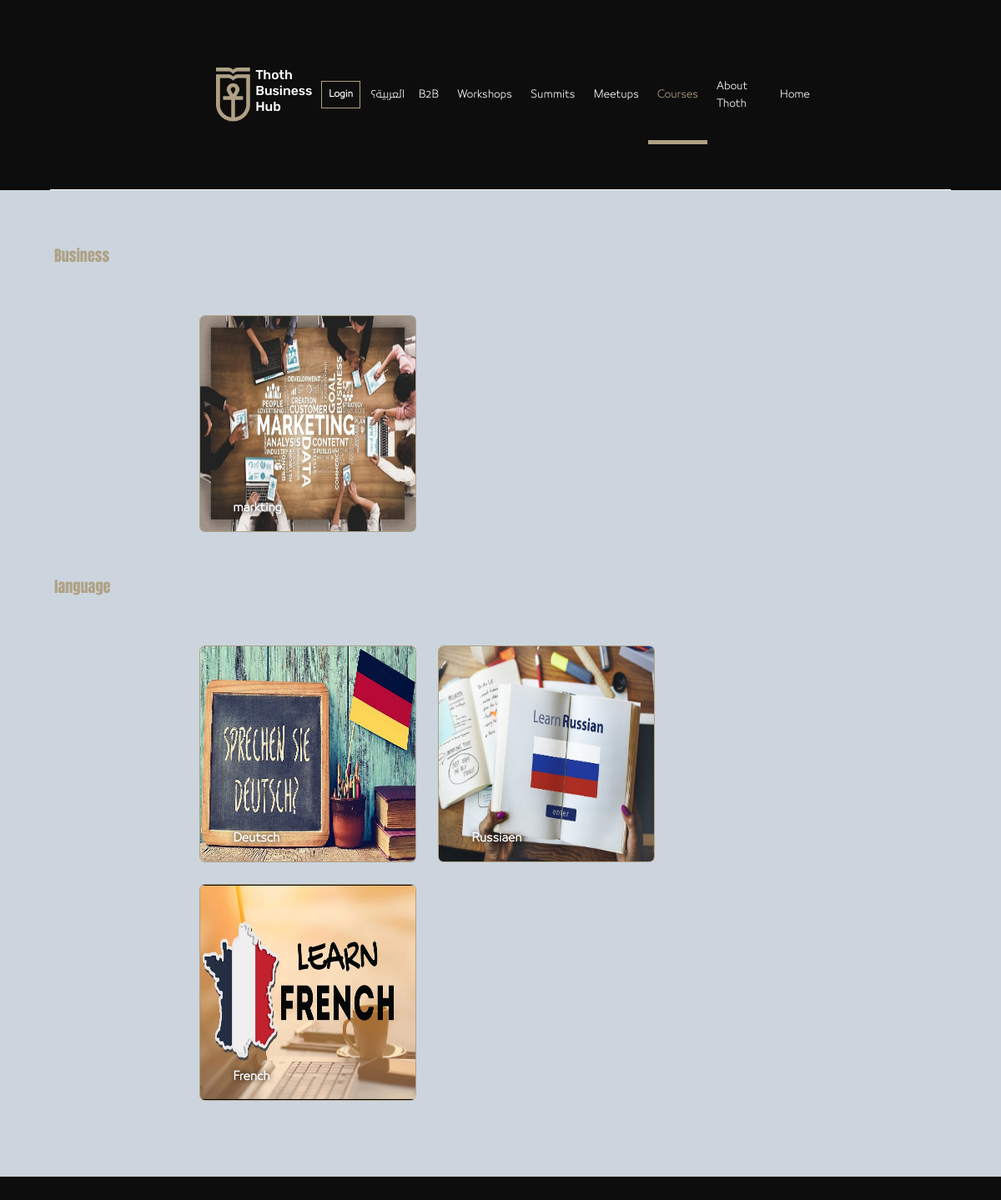
Screenshot of /courses/en/ with the database file from the repository.
### core/models/models.py (models this page shows, shortened)
class CourseCategory(models.Model):
    name_en = models.CharField(max_length=255)
    name_ar = models.CharField(max_length=255)
    banner  = models.ImageField(upload_to="course_categories", blank=True, null=True)
    class Meta:
        verbose_name =        "نوع  كورس"
        verbose_name_plural = "انواع الكورسات"

class Courses(models.Model):
    category   = models.ForeignKey(CourseCategory, on_delete=models.CASCADE)
    banner     = models.ImageField(verbose_name="thumbnail", upload_to="courses_banner_general", blank=True, null=True)
    instructor = models.ForeignKey(Instructor, verbose_name="المدرس", on_delete=models.CASCADE)
    name_ar    = models.CharField(max_length=255, verbose_name="اسم كورس")
    name_en    = models.CharField(max_length=255, verbose_name="اسم الكورس انجليزي")
    description_en= models.TextField(null=True, blank=True)
    description_ar= models.TextField(null=True, blank=True, verbose_name="وصف بالعربي")
    price         = models.FloatField(default=0)
    isonsale      = models.BooleanField(default=False)
    onsale        = models.FloatField(default=0)
    trailer       = models.FileField(upload_to="course_trailer", verbose_name="الفيديو",
    validators=[FileExtensionValidator(
        allowed_extensions=["mp4", "webm", "avi", "AVI", "WebM"])],
    help_text='Allowed : "mp4", "webm", "avi", "AVI", "WebM" ', null=True, blank=True)
    class Meta:
        verbose_name = "كورس"
        verbose_name_plural = "كورسات"
    def more(self):
        return "انقر للمزيد"
    def show_image(self):
        return mark_safe(f"<img style='width:300px;' src='{self.banner.url}'  alt='{self.name_en}' />")
    more.short_description = "انقر للمزيد"
    show_image.short_description = "Thumbnail"

### courses/views.py (the view)
# urls.py: path("courses/<str:lang>/", views.courses_categories_list, name="courses_categories"),
def courses_categories_list(req:HttpRequest, lang=None) ->HttpResponse:
    if  lang == None:
        return redirect(
            reverse("core:couese_list_view", args=["en"])
        )
    data = []
    categories = models.CourseCategory.objects.all()
    courses    = models.Courses.objects.all()
    for i in categories:
        data.append(
            {
            "name_en"   : i.name_en,
            "name_ar"   : i.name_ar,
            "courses"   : courses.filter(category=i)
        }
        )
    context = {
        "lang"    : lang     ,
        "active"  : "courses",
        "data" : data
    }
    return render(req, "pages/courses.html", context)

### core/templates/pages/courses.html (shortened to what this page needs)
{% extends "base.html" %}
{% load static %}
{% block extralink %}
    <link rel="stylesheet" href="{% static 'css/pages/courses.css' %}">
{% endblock extralink %}
{% block content %}
<main class="coursesss" />
{% for courses in data %}
    {% if courses.courses %}
    {% if lang == 'en' %}
    <h1 class="categories">{{courses.name_en}}</h1>
    {% elif lang == 'ar' %}
    <h1 class="categories">{{courses.name_ar}}</h1>
    {% endif %}
    <div class="wrapper">
        <div class="container">
            {% for course in courses.courses %}
            <a href='{% url "courses:course_detail" lang  course.pk %}' class="card">
                <img src="{{course.banner.url}}" alt="">
                <p class="name">{% if lang == "en" %} {{course.name_en}}   {% elif lang  == "ar" %} {{course.name_ar}} {% endif %}</p>
            </a>
            {% endfor %}
            </div>
            </div>
        {% endif %}
    {% endfor %}
{% endblock content %}

### static_files_dirs/css/main.css (style rules this page uses)
body { background-color: #0D0D0D; }

### static_files_dirs/css/pages/courses.css (style rules this page uses)
div.wrapper { margin:40px; display: flex; }
.wrapper .container { display: flex; flex-wrap: wrap; width: 90%; gap: 40px; }
.card { display: flex; width: 400px; height: 400px; border: 1px solid var(--theme-main-color); border-radius: 10px; position: relative; overflow: hidden ; }
.card p.name { position: absolute; color: white; bottom: 10px ; font-weight: 800; text-shadow: 0 0 10px black; font-size: 20px; transform: translate(60px); font-family: "29LT", sans-serif; transition: .4s; }
.card p { transition: .4s; font-family: "29LT", sans-serif; color: wheat; position: absolute; }
.card img { width: 100%; height: 100%; transition: .4s ease-in; }
.categories { font-family: 'Anton', sans-serif; font-size: 28px; color: var(--theme-main-color); }
main.coursesss { display: flex; flex-direction: column; padding:100px; gap: 40px; background-color: rgb(204, 213, 222); }

### static_files_dirs/css/variables.css (style rules this page uses)
:root { --theme-main-color: #AFA185; --black: #0D0D0D; --white: #F1F1F1; }

### static_files_dirs/css/components/navbar.css (style rules this page uses)
body { background-color: var(--black) !important; }

### static_files_dirs/css/components/hero.css (style rules this page uses)
a { text-decoration: none; color: white; }

### rows the page displays
CourseCategory: name_en "Business"
Courses: banner (picture), name_en "markting"
CourseCategory: name_en "language"
Courses: banner (picture), name_en "Deutsch"
Courses: banner (picture), name_en "Russiaen"
Courses: banner (picture), name_en "French"
